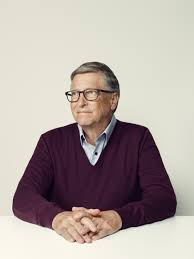
#> input picture pythonProject/1.png, 194 x 259 px
$ python face_detection.py
#> lines starting #> are read from the running program, lines starting #| are printed output that depends on the picture; after the words box and inside, x2 and y2 are one past the last pixel; in counts of white or black regions, pixels touching at a corner belong together


# [31 lines of commented-out code are left out]

import cv2

# Create a CascadeClassifier Object
face_cascade = cv2.CascadeClassifier('cascade_frontface_default.xml')

# Reading the image as it is
img = cv2.imread('1.png')
#> img is the input picture: shape (259, 194, 3); mean B, G, R 162.3, 167.3, 178.3
gray_img = cv2.imread("1.png", 0)
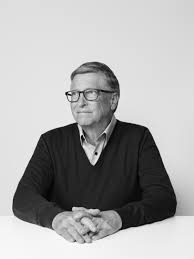
#> gray_img: shape (259, 194); min 0, max 255, mean 170
# Reading the image as gray scale image
# gray_img = cv2.cvtColor(img, cv2.COLOR_BGR2GRAY)
print(gray_img)
#> (printed output is left out)
cv2.imshow("gray_bill",gray_img)
# Search the co-ordintes of the image
faces = face_cascade.detectMultiScale(gray_img, scaleFactor=1.05, minNeighbors=5)
#> faces = [[62, 72, 59, 59]]
for x, y, w, h in faces:
    img = cv2.rectangle(img, (x, y), (x + w, y + h), (0, 255, 0), 3)
#> this loop made 1 pass
#> pass 1, `img = cv2.rectangle(img, (x, y), (x + w, y + h), (0, 255, 0), 3)`:
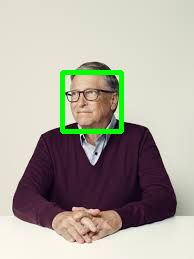
#> img: shape (259, 194, 3); 2.32% of pixels changed, all inside (x1, y1, x2, y2) = (60, 70, 124, 134)

resized = cv2.resize(img, (int(img.shape[1] / 2), int(img.shape[0] / 2)))
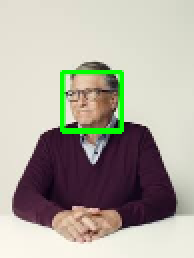
#> resized: shape (129, 97, 3) (shown 2 times larger); mean B, G, R 158.8, 169.7, 174.4

cv2.imshow("Gray", resized)

cv2.waitKey(0)

cv2.destroyAllWindows()

$ run again, with pythonProject/bill.png copied over pythonProject/1.png
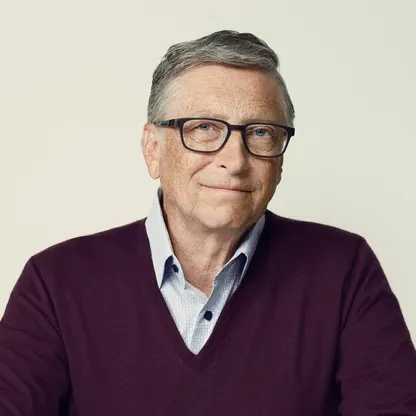
#> input picture pythonProject/bill.png, 416 x 416 px
#> img is the input picture: shape (416, 416, 3); mean B, G, R 133.1, 134.1, 149.7
#> `gray_img = cv2.imread("1.png", 0)`:
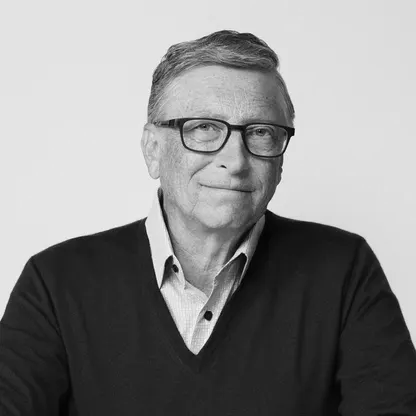
#> gray_img: shape (416, 416); min 1, max 251, mean 138.6
#> (printed output is left out)
#> faces = [[152, 239, 100, 100]]
#> the loop `for x, y, w, h in faces:` made 1 pass
#> `resized = cv2.resize(img, (int(img.shape[1] / 2), int(img.shape[0] / 2..`:
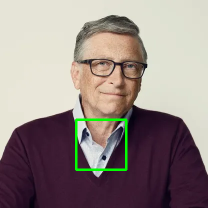
#> resized: shape (208, 208, 3); mean B, G, R 132.2, 136.2, 148.7
